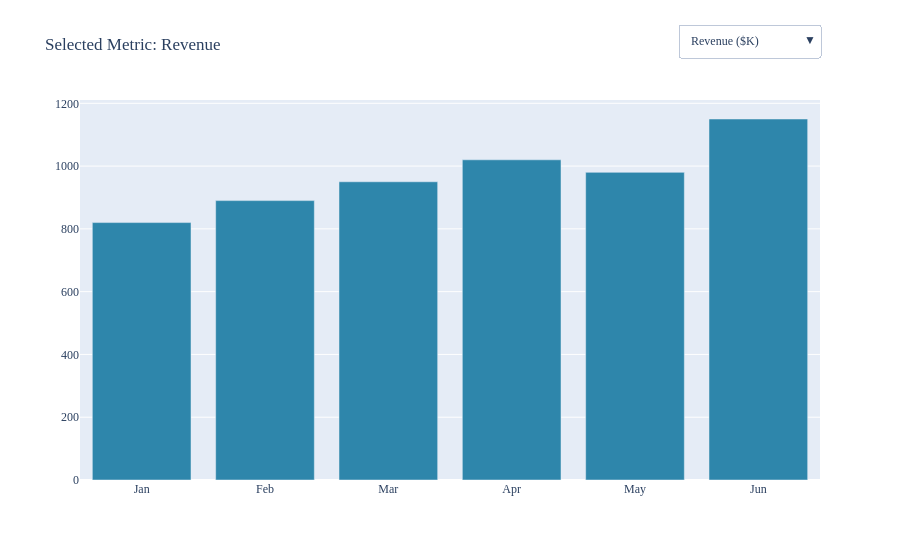

Notebook cell for this chart:
### Markdown cell above
## Example 3 — Interactive Dropdown: Switch Between KPIs (드롭다운으로 KPI 전환하기)

### Code cell
# Business question: can ONE file let a viewer pick between revenue, visitors,
# and conversion rate themselves, instead of you sending three separate charts?
# 비즈니스 질문: 세 개의 차트를 따로 보내는 대신, 파일 하나로 매출·방문자수·
# 전환율을 보는 사람이 직접 선택하게 할 수 있는가?

months = ['Jan', 'Feb', 'Mar', 'Apr', 'May', 'Jun']
revenue = [820, 890, 950, 1020, 980, 1150]
visitors = [12000, 13500, 12800, 15200, 16800, 18200]
conversion = [1.8, 1.9, 2.1, 2.0, 2.4, 2.9]

fig = go.Figure()
fig.add_trace(go.Bar(x=months, y=revenue, name='Revenue', visible=True, marker_color='#2E86AB'))
fig.add_trace(go.Bar(x=months, y=visitors, name='Visitors', visible=False, marker_color='#E63946'))
fig.add_trace(go.Bar(x=months, y=conversion, name='Conversion Rate', visible=False, marker_color='#F4A261'))

fig.update_layout(
    title='Selected Metric: Revenue',
    font=dict(family='AppleGothic'),
    updatemenus=[dict(
        type='dropdown',
        buttons=[
            dict(label='Revenue ($K)', method='update',
                 args=[{'visible': [True, False, False]}, {'title': 'Selected Metric: Revenue'}]),
            dict(label='Visitors', method='update',
                 args=[{'visible': [False, True, False]}, {'title': 'Selected Metric: Visitors'}]),
            dict(label='Conversion Rate (%)', method='update',
                 args=[{'visible': [False, False, True]}, {'title': 'Selected Metric: Conversion Rate'}]),
        ],
        x=1.0, y=1.2, xanchor='right'
    )]
)
fig.show()

metrics = {'Revenue': revenue, 'Visitors': visitors, 'Conversion Rate': conversion}
fastest = max(metrics, key=lambda k: (metrics[k][-1] - metrics[k][0]) / metrics[k][0])
print(f"Fastest-growing metric: {fastest}")
print(f"가장 빠르게 성장한 지표: {fastest}")
print("Selecting a different option in the dropdown switches the chart instantly --")
print("all 3 bar sets are pre-drawn, only their `visible` flag changes.")
print("드롭다운에서 다른 옵션을 선택하면 차트가 즉시 전환됩니다 -- 3개의 막대 세트가")
print("모두 미리 그려져 있고, visible 속성만 바뀝니다.")

### Figure 1 — Plotly figure (JSON) as saved in the notebook; plotly's stock layout.template omitted (floating-point values rounded to 4 significant figures)
{"data": [{"marker": {"color": "#2E86AB"}, "name": "Revenue", "type": "bar", "visible": true, "x": ["Jan", "Feb", "Mar", "Apr", "May", "Jun"], "y": [820, 890, 950, 1020, 980, 1150]}, {"marker": {"color": "#E63946"}, "name": "Visitors", "type": "bar", "visible": false, "x": ["Jan", "Feb", "Mar", "Apr", "May", "Jun"], "y": [12000, 13500, 12800, 15200, 16800, 18200]}, {"marker": {"color": "#F4A261"}, "name": "Conversion Rate", "type": "bar", "visible": false, "x": ["Jan", "Feb", "Mar", "Apr", "May", "Jun"], "y": [1.8, 1.9, 2.1, 2, 2.4, 2.9]}], "layout": {"font": {"family": "AppleGothic"}, "title": {"text": "Selected Metric: Revenue"}, "updatemenus": [{"buttons": [{"args": [{"visible": [true, false, false]}, {"title": "Selected Metric: Revenue"}], "label": "Revenue ($K)", "method": "update"}, {"args": [{"visible": [false, true, false]}, {"title": "Selected Metric: Visitors"}], "label": "Visitors", "method": "update"}, {"args": [{"visible": [false, false, true]}, {"title": "Selected Metric: Conversion Rate"}], "label": "Conversion Rate (%)", "method": "update"}], "type": "dropdown", "x": 1, "xanchor": "right", "y": 1.2}]}}
